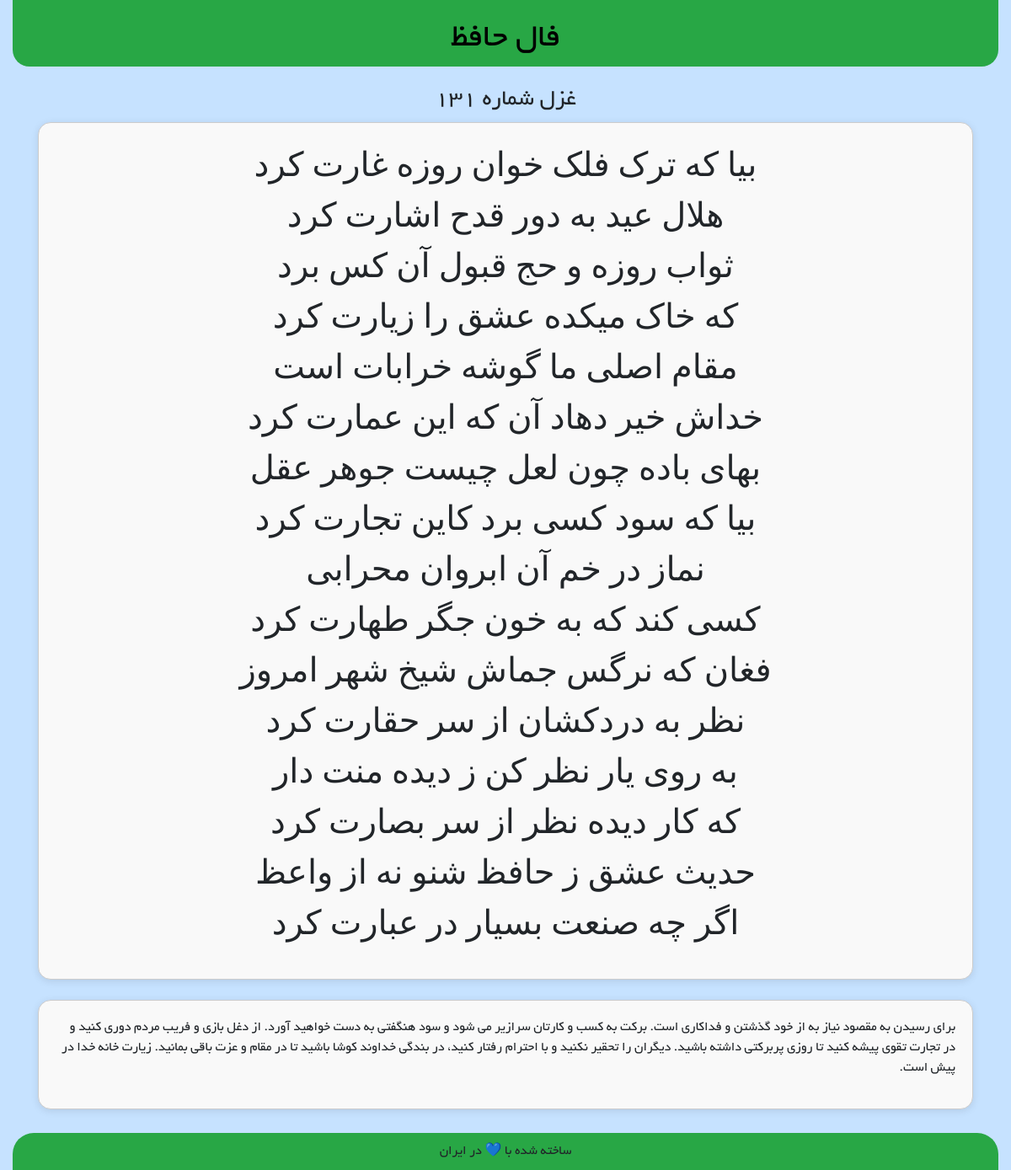
The app's page /divination/ with its own data.
### poem/models.py (models this page shows, shortened)
class Poem(models.Model):
    uuid = models.CharField(max_length=36, primary_key=True, default=uuid.uuid4, editable=False)
    number = models.IntegerField(unique=True)
    poem = models.TextField()
    interpretation = models.TextField()
    is_active = models.BooleanField(default=True)
    created_at = models.DateTimeField(auto_now_add=True)
    updated_at = models.DateTimeField(auto_now=True)
    class Meta:
        db_table = 'poems'
    def created_at_shamsi(self): return to_shamsi(self.created_at)
    created_at_shamsi.short_description = "created at"
    def updated_at_shamsi(self): return to_shamsi(self.updated_at)
    updated_at_shamsi.short_description = "updated at"
    def poem_detail(self):
        detail_icon = '<span class="material-symbols-outlined text-sm">Edit_square</span>'
        return format_html(f"<a href='/admin/poem/poem/{self.uuid}/change/' target='_self'>{detail_icon}</a>")
    poem_detail.short_description = "Edit"

### poem/views.py (the view)
# urls.py: path('divination/', views.DivinationView.as_view(), name='divination'),
class DivinationView(View):
    def get(self, request):
        divination = Poem.objects.order_by('?').first()
        context = {
            "divination": divination
        }
        return render(request, 'poem/divination.html', context)

### poem/templates/poem/divination.html (shortened to what this page needs)
{% extends "layout.html" %}
{% load static %}
{% block HeaderLinks %}
    <link rel="stylesheet" href="{% static 'poem/css/divination-style.css' %}">
{% endblock %}
{% block main %}
    <br/>
    <div class="text-center">
        <h3>غزل شماره {{ divination.number }}</h3>
    </div>
    <div class="box">
        <pre id="orgPoem" class="text-center">{{ divination.poem }}</pre>
    </div>
    <br/>
    <div class="box text-right">
        <p>{{ divination.interpretation }}</p>
    </div>
    <br/>
    <br/>
    <br/>
{% endblock %}

### templates/layout.html (shortened to what this page needs)
{% load static %}
<!DOCTYPE html>
<html lang="fa">
    <head>
        <link rel="stylesheet" href="{% static 'layout/css/bootstrap.css' %}" />
        <link rel="stylesheet" href="{% static 'layout/css/layout-style.css' %}" />
        {% block HeaderLinks %}{% endblock %}
    </head>
    <body>
        <div class="container-fluid">
            <div id="header" class="text-center">
                <div class="row">
                    <div class="col-12">
                        <a href="/">
                            <h1>فال حافظ</h1>
                        </a>
                    </div>
                </div>
            </div>
            <div id="main">
                <div class="container">
                    {% block main %}{% endblock %}
                </div>
            </div>
            <div id="footer">
                <div class="footer fixed-bottom text-center" >
                    ساخته شده با 💙 در ایران
                </div>
            </div>
        </div>
    </body>
</html>

### static/layout/css/layout-style.css (style rules this page uses)
body { font-family: 'Yekan'; direction: rtl; background-color: #C6E2FF; }
#header { width: 100%; height: auto; background-color: #28a745; border-radius: 0 0 20px 20px; }
#header h1 { margin-top: 2%; }
#header a { text-decoration: none; color: black; }
.footer { background-color: #28a745; margin: 0 15px 0 15px; border-radius: 25px 25px 0 0; padding: 10px; }

### poem/static/poem/css/divination-style.css (style rules this page uses)
#orgPoem { font-family: 'IranNastaliq'; overflow: hidden; font-size: 40px; }
.box { background-color: #f9f9f9; border: 1px solid #ccc; border-radius: 15px; padding: 20px; box-shadow: 0 2px 10px rgba(0, 0, 0, 0.1); }

### records on screen
Poem: number "131", poem "بیا که ترک فلک خوان روزه غارت کرد هلال عید به دور قدح اشارت کرد ثواب روزه و حج قبول آن کس برد که خاک میکده عشق را زیارت کرد مقام اصلی ما گوشه خرابات است خداش خیر دهاد آن که این عمارت کرد بهای باده چون لعل چیست جوهر عقل بیا که سود کسی برد کاین تجارت کرد نماز در خم آن ابروان محرابی کسی کند که به خون جگر طهارت کرد فغان که نرگس جماش شیخ شهر امروز نظر به دردکشان از سر حقارت کرد به روی یار نظر کن ز دیده منت دار که کار دیده نظر از سر بصارت کرد حدیث عشق ز حافظ شنو نه از واعظ اگر چه صنعت بسیار در عبارت کرد", interpretation "برای رسیدن به مقصود نیاز به از خود گذشتن و فداکاری است. برکت به کسب و کارتان سرازیر می شود و سود هنگفتی به دست خواهید آورد. از دغل بازی و فریب مردم دوری کنید و در تجارت تقوی پیشه کنید تا روزی پربرکتی داشته باشید. دیگران را تحقیر نکنید و با احترام رفتار کنید، در بندگی خداوند کوشا باشید تا در مقام و عزت باقی بمانید. زیارت خانه خدا در پیش است."
